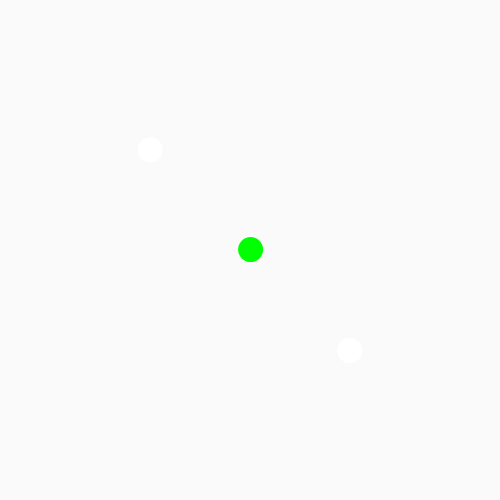
Frame 1 (no input)
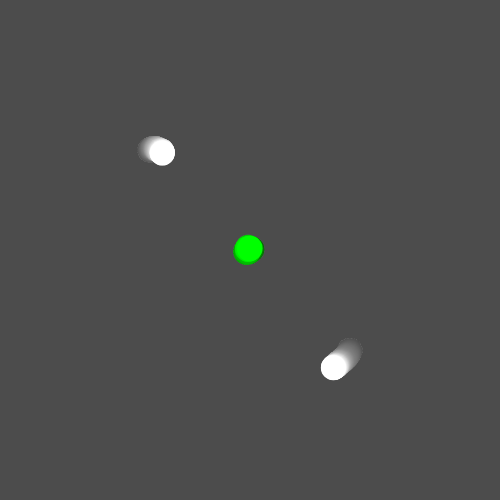
Frame 60 (no input)
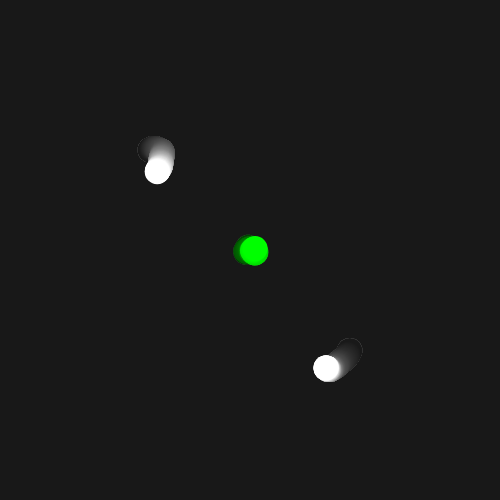
Frame 120 (the mouse pressed at the canvas centre since frame 60)

The p5.js sketch that drew these frames (run headless with seeded random() and noise() and a simulated clock; from frame 60 on, the mouse is pressed at the canvas centre):

// p5.js sketch
// ── sketch.js
// a few walker objects
var walker1, walker2, walker3;

function setup() {
  createCanvas(500, 500);
  noStroke();

  // request a detailed noise landscape
  noiseDetail(24);

  // create our walker objects
  walker1 = new NoiseWalker(150, 150);
  walker2 = new NoiseWalker(350, 350);
  walker3 = new RandomWalker(250, 250);
}

function draw() {
  background(0,5);

  // ask each walker to move
  walker1.move();
  walker2.move();
  walker3.move();

  // ask each walker to draw itself
  walker1.display();
  walker2.display();
  walker3.display();
}



// our NoiseWalker class
class NoiseWalker {

  constructor(x, y) {
    // store our position
    this.x = x;
    this.y = y;

    // create a "noise offset" to keep track of our position in Perlin Noise space
    this.xNoiseOffset = random(0,1000);
    this.yNoiseOffset = random(1000,2000);
  }

  // display mechanics
  display() {
    fill(255);
    ellipse(this.x, this.y, 25, 25);
  }

  // movement mechanics
  move() {
    // compute how much we should move
    var xMovement = map( noise(this.xNoiseOffset), 0, 1, -1, 1 );
    var yMovement = map( noise(this.yNoiseOffset), 0, 1, -1, 1 );

    // update our position
    this.x += xMovement;
    this.y += yMovement;

    // update our noise offset values
    this.xNoiseOffset += 0.01;
    this.yNoiseOffset += 0.01;
  }
}


// our RandomWalker class
class RandomWalker {

  constructor (x, y) {
    // store our position
    this.x = x;
    this.y = y;

    // display mechanics
    this.display = function() {
      fill(0,255,0);
      ellipse(this.x, this.y, 25, 25);
    }
  }

  // movement mechanics
  move() {
    // compute how much we should move
    var xMovement = random(-1,1);
    var yMovement = random(-1,1);

    // update our position
    this.x += xMovement;
    this.y += yMovement;
  }
}
